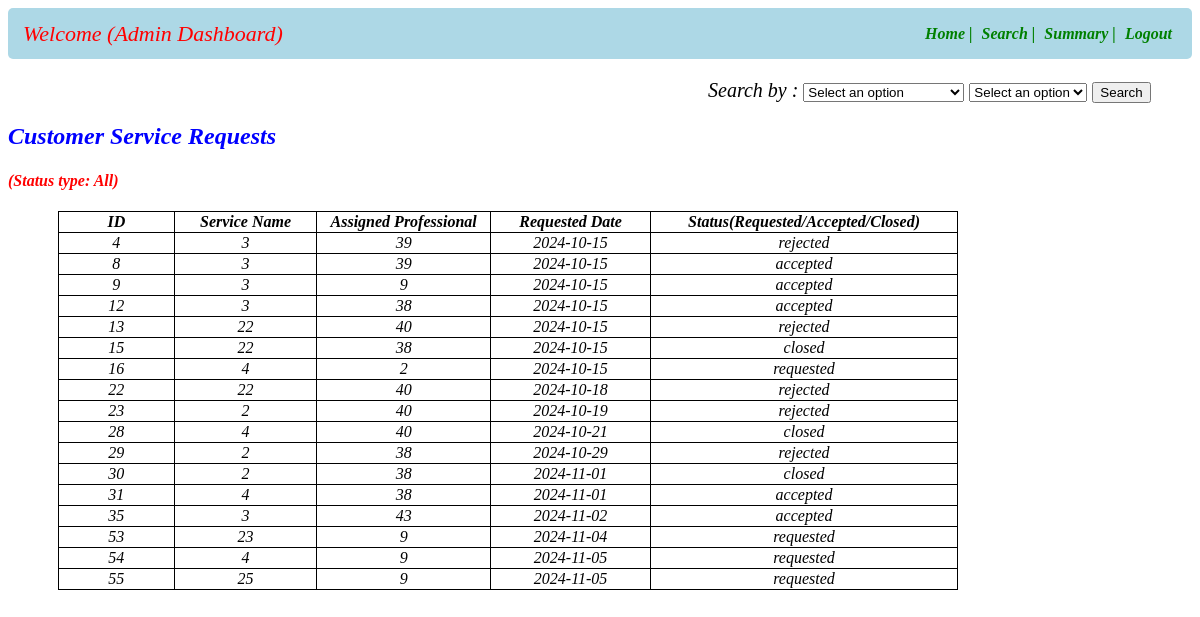
Page /adminsearch on the earlier database version.
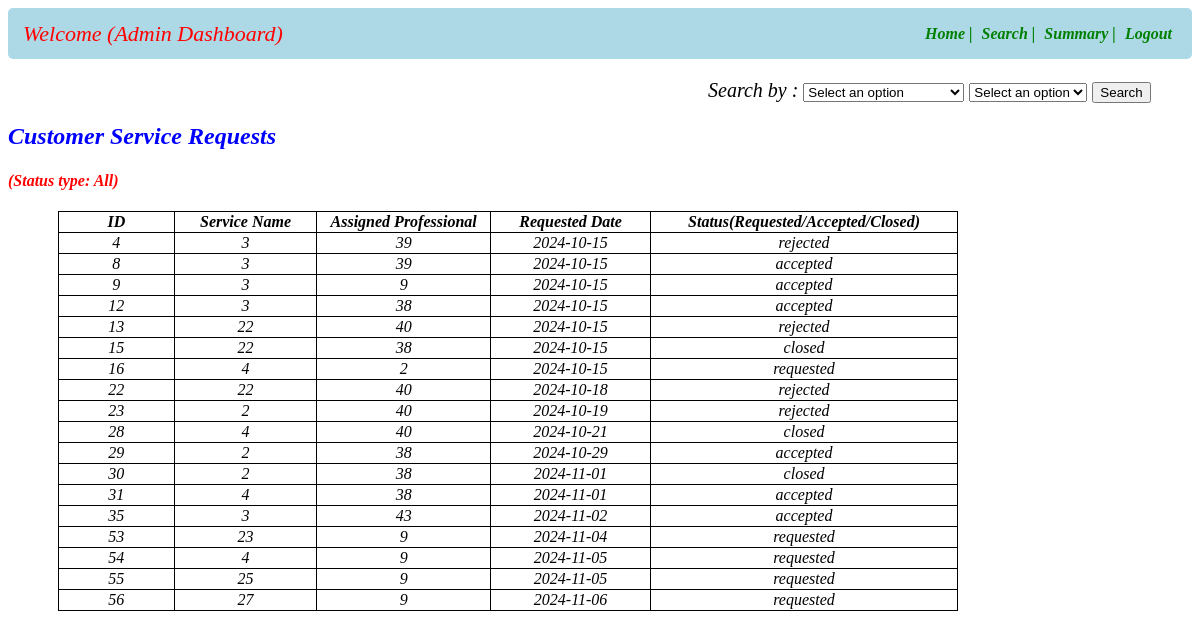
Same page on the later database version.
### app.py (models this page shows)
class Customer_Service_Request(db.Model):
    __tablename__="customer_service_request"
    id=db.Column(db.Integer,primary_key=True)
    service_id=db.Column(db.Integer,db.ForeignKey(Service_Info.id),nullable=False)
    customer_id=db.Column(db.Integer,db.ForeignKey(User_Info.id),nullable=False)
    professional_id=db.Column(db.Integer,db.ForeignKey(User_Info.id),nullable=False)
    date_of_request=db.Column(db.String,nullable=False)
    date_of_completion=db.Column(db.String,nullable=False)
    service_status=db.Column(db.String,nullable=False)
    remarks=db.Column(db.String)
    location=db.Column(db.String,nullable=False)
    ratings=db.Column(db.String,nullable=False)

### app.py (the view, shortened to what this page needs)
@app.route("/adminsearch",methods=["GET","POST"])
def admin_search():
    servname=Service_Info.query.all()
    crequests=Customer_Service_Request.query.all()
    return render_template("admin_search.html",crequests=crequests)

### templates/admin_search.html (shortened to what this page needs)
<!DOCTYPE html>
<html lang="en">
<head>
</head>
<body>
    <div id="header">
        <nav class="navbar">
            <div class="navdiv">
                <div class="logo">Welcome (Admin Dashboard)</div>
                <ul>
                    <li><a href="/admindashboard">Home |</a></li>
                    <li><a href="/adminsearch">Search |</a></li>
                    <li><a href="/adminsummary">Summary |</a></li>
                    <li><a href="/login">Logout</a></li>
                </ul>
            </div>
        </nav>
    </div>
    <div id="main">
        <form action="/adminsearch" id="form" method="POST">
            <div id="search">
                <label for="dropdown1">Search by :</label>
                <select name="s_name" id="dropdown1"onchange="populateDropdown2()" row="4" cols="21">
                    <option value="">Select an option </option>
                </select>
                    <select name ="s_text" id ="dropdown2">
                        <option value="">Select an option </option>
                    </select>
                    <button type="submit" btn btn-primary data-bs-toggle="tooltip" data-bs-placement="left" title="Click to search">Search</button>
                </div>
            </div>
        {% if searchby=="option3" %}
        <div>
            <h2 style="font-style:italic;color:blue">Service Professional's List</h2>
            <h4 style="color:red;">(Admin may block/unblock professionals)</h4>
            <table id = "professionals-table">
                <thead id="th">
                    <tr>
                        <th>ID</th>
                        <th>Name</th>
                        <th>Experience</th>
                        <th>Service Name</th>
                        <th>Status</th>
                        <th>Customer Reviews</th>
                        <th>Action</th>
                    </tr>
                </thead>
                <tbody id="td">
                    {% for entry in professionals %}
                    {% if entry.role==2 %}
                    <tr>
                        <td><a href="/viewprofessional/{{entry.id}}">{{entry["id"]}}<a/></td>
                        <td>{{entry["full_name"]}}</td>
                        <td>{{entry["experience"]}}</td>
                        <td>{{entry["service_name"]}}</td>
                        <td>{{entry["status"]}}</td>
                        <td>{{entry["reviews"]}}</td>
                        <td><a href="/blockprofessional/{{entry.id}}/reject">Block</a>| <a href="/blockprofessional/{{entry.id}}/approve">Unblock</a></td>
                    </tr>
                    {% endif %}
                    {% endfor %}
                <tbody>
            </table>
        </div>
        {% else %}
         <div>
            <h2 style="font-style:italic;color:blue;">Customer Service Requests</h2>
            <h4 style="font-style:italic;color:red;">(Status type: All)</h4>
            <table id = "servicerequest-table">
                <thead id="th">
                    <tr>
                        <th>ID</th>
                        <th>Service Name</th>
                        <th>Assigned Professional</th>
                        <th>Requested Date</th>
                        <th>Status(Requested/Accepted/Closed)</th>
                    </tr>
                </thead>
                <tbody id="td">
                    {% for entry in crequests%}
                    <tr>
                        <td>{{entry["id"]}}</td>
                        <td>{{entry["service_id"]}}</td>
                        <td>{{entry["professional_id"]}}</td>
                        <td>{{entry["date_of_request"]}}</td>
                        <td>{{entry["service_status"]}}</td>
                    </tr>
                    {% endfor %}
            </table>
        </div>
    {% endif %}
</body>
</html>

Differences in the rows shown:
changed Customer_Service_Request id 29: service_status "rejected" → "accepted"
added Customer_Service_Request: id "56", service_id "27", professional_id "9", date_of_request "2024-11-06", service_status "requested"
